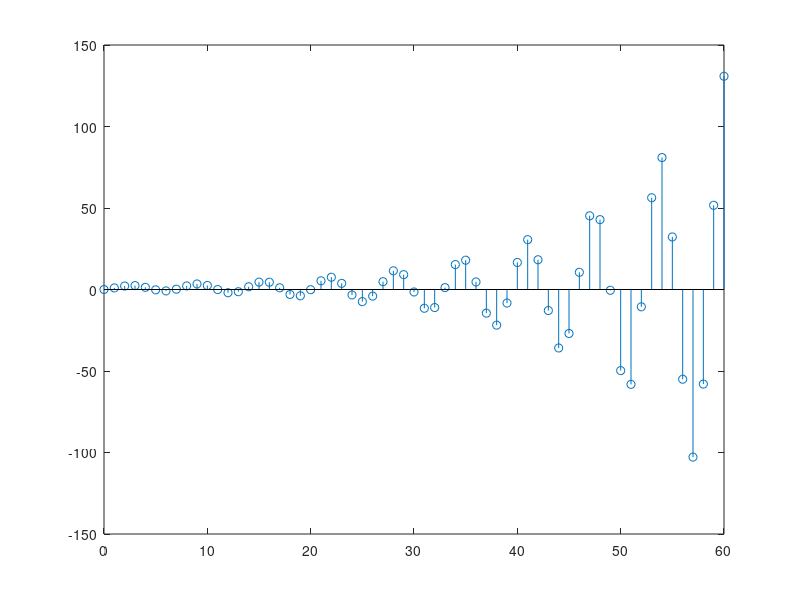

The MATLAB script that drew this image:
%{
Técnicas de Control - Curso 2022/23
 UD1- Ejercicio 4 
Aitor Gude Romero
%}

%***************Definición e inicialización de variables:****************

a1=0; 
a2=0;
b=0;
ts=0.01 %Tiempo de muestreo
den=[1 -a1 -a2] %Denominador de FDT
num=[b]    %Numerador de FDT
phi=[1.2 -0.7 0.17;1.2 -0.45 0.25;1.2 -0.72 0.52;1.2 -1 0.8;1.2 -1.17 0.97] %Matriz de coeficientes
H= tf([1],[1 0],ts) %definimos una funcion realimentacion unitaria

%Recorremos la matriz de coeficientes phi y creamos las diferentes
%funciones de transferencia, ejecutando despues la prueba con entrada
%escalon e imprimiendo la gráfica asi como lugar de las raices
for i=1:5
    a1=phi(i,1)
    a2=phi(i,2)
    b=phi(i,3)
    den=[1 -a1 -a2]
    num=[b 0]
    Z=tf(num,den,ts)
    polos = pole(Z)
    modulo = abs(polos)
    %***************Ânalisis de respuesta escalon**************
    y =step(Z)
    n=length(y);
    k=0:1:n-1;
    stem(k,y);    
    fprintf("Mostrando respuesta escalón en i=%d:,Pulse una tecla para continuar",i)
    pause
end
